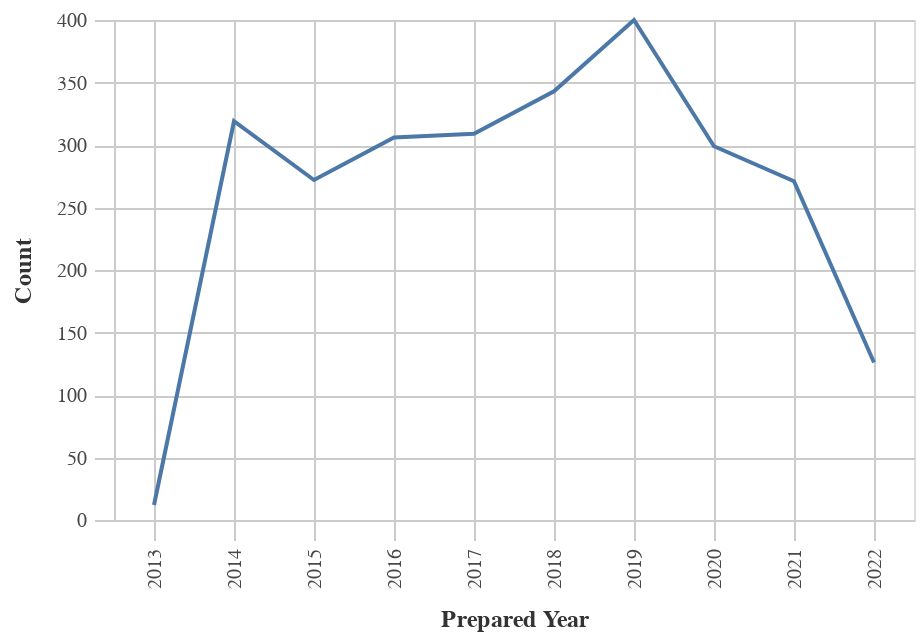

The code cell stored with this chart in its notebook:
### Markdown cell above
### Number of Obligations by Year

### Code cell
#Line chart for Obligations by Year
chart_df = (df_top>>filter(_.variable=='prepared_y')).rename(columns= {"value":"Year"})
    
chart1= (_dla_utils.basic_line_chart_test_no_save(chart_df, 'Year', 'count', district)).encode(x=alt.X('Year:O', title='Prepared Year'))
display(chart1)

### Figure 1 — Vega-Lite specification as saved in the notebook (floating-point values rounded to 4 significant figures)
{"config": {"view": {"continuousWidth": 400, "continuousHeight": 300}, "axis": {"domainColor": "#cbcbcb", "grid": true, "gridColor": "#cbcbcb", "gridWidth": 1, "labelColor": "#474747", "labelFont": "Nunito Sans", "labelFontSize": 10, "labelPadding": 4, "tickColor": "#cbcbcb", "tickSize": 10, "titleColor": "#333", "titleFont": "Raleway", "titleFontSize": 12, "titlePadding": 10}, "axisBand": {"grid": false}, "background": "white", "font": "Raleway", "header": {"labelFont": "Nunito Sans", "titleFont": "Raleway"}, "legend": {"labelColor": "#333", "labelFont": "Nunito Sans", "labelFontSize": 11, "labelLimit": 0, "padding": 1, "symbolSize": 30, "symbolType": "square", "titleColor": "#333", "titleFont": "Raleway", "titleFontSize": 14, "titlePadding": 10}, "title": {"anchor": "middle", "font": "Raleway", "fontSize": 18, "fontWeight": 300, "offset": 20}}, "data": {"name": "data-a1492c2091ac1313962583ff1fce1dde"}, "mark": "line", "encoding": {"tooltip": [{"field": "Year", "title": "Year", "type": "quantitative"}, {"field": "count", "title": "Count", "type": "quantitative"}], "x": {"field": "Year", "title": "Prepared Year", "type": "ordinal"}, "y": {"field": "count", "title": "Count", "type": "quantitative"}}, "height": 250, "width": 400, "$schema": "https://vega.github.io/schema/vega-lite/v4.17.0.json", "datasets": {"data-a1492c2091ac1313962583ff1fce1dde": [{"Year": 2019.0, "count": 400, "variable": "prepared_y"}, {"Year": 2018.0, "count": 343, "variable": "prepared_y"}, {"Year": 2014.0, "count": 319, "variable": "prepared_y"}, {"Year": 2017.0, "count": 309, "variable": "prepared_y"}, {"Year": 2016.0, "count": 306, "variable": "prepared_y"}, {"Year": 2020.0, "count": 299, "variable": "prepared_y"}, {"Year": 2015.0, "count": 272, "variable": "prepared_y"}, {"Year": 2021.0, "count": 271, "variable": "prepared_y"}, {"Year": 2022.0, "count": 126, "variable": "prepared_y"}, {"Year": 2013.0, "count": 12, "variable": "prepared_y"}]}}
